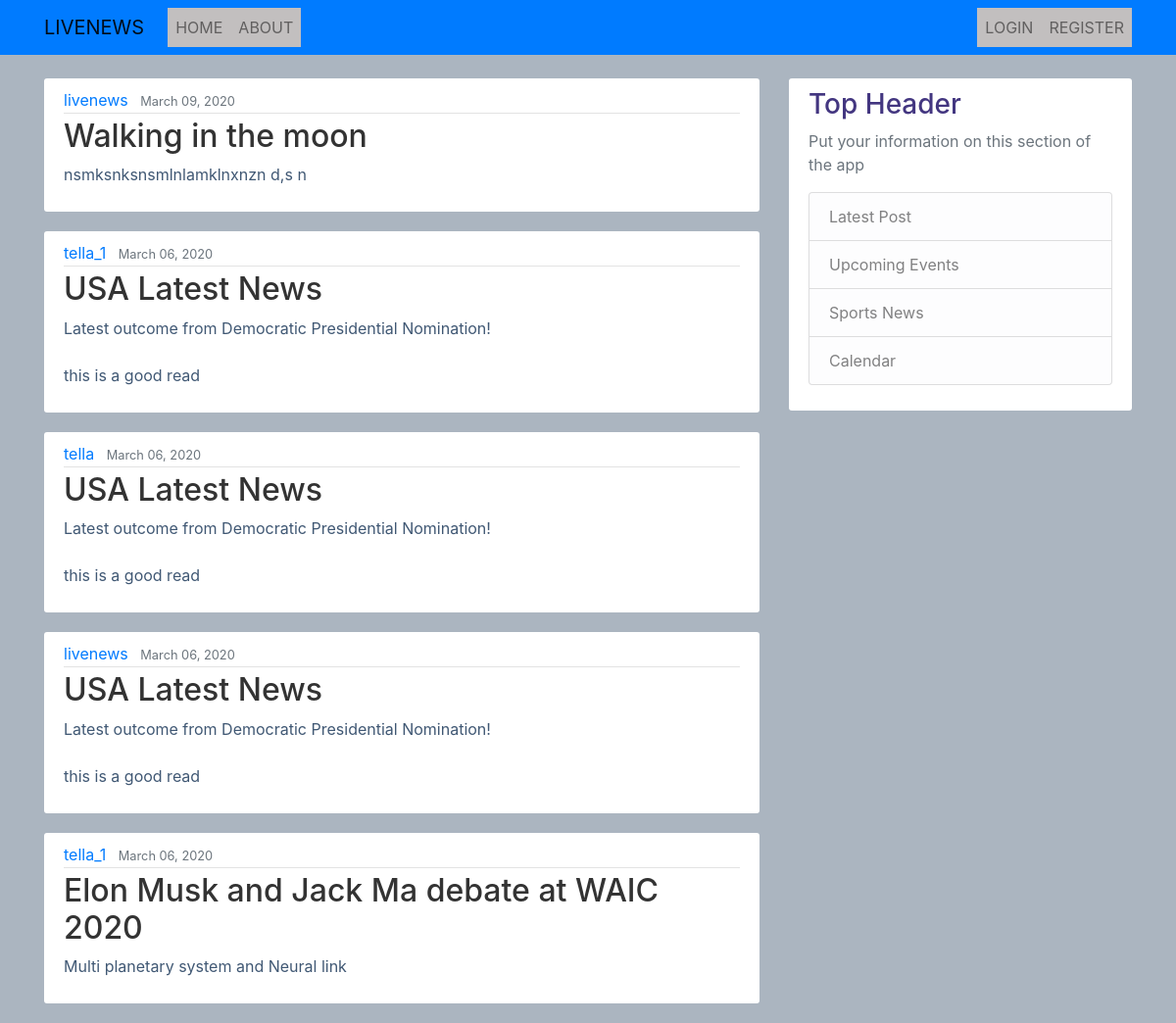
The page / on the database its author committed.
### livenews/models.py (models this page shows, shortened)
class Post(models.Model):
    title = models.CharField(max_length=100)
    content = models.TextField()
    date_posted = models.DateTimeField(default=timezone.now)
    author = models.ForeignKey(User, on_delete=models.CASCADE)

### livenews/views.py (the view)
# urls.py: path('', NewsListView.as_view(), name='news-home'),
class NewsListView(ListView):
    model = Post
    template_name = 'livenews/home.html' #<app name>--<model name>---<viewtype>.html
    context_object_name = 'posts'
    ordering = ['-date_posted']
    paginate_by = 5

### livenews/templates/livenews/home.html (shortened to what this page needs)
{% extends "livenews/base.html" %}
    {% block content %}
    {% for post in posts %}
    <article class="media content-section">
        <div class="media-body">
            <div class="article-metadata">
                <a class="mr-2" href="#">{{post.author}}</a>
                <small class="text-muted">{{post.date_posted | date:"F d, Y"}}</small>
            </div>
            <h2><a class="article-title" href="#">{{post.title}}</a></h2>
            <p class="article-content">{{post.content }}</p>
        </div>
    </article>
    {% endfor%}
    {% endblock %}

### livenews/static/livenews/index.css (style rules this page uses)
body { background-color: #abb5c0; color: #405874; margin-top: 5rem; }
h1, h2, h3, h4, h5 { color: #dfdff3; }
.content-section { background: #ffffff; padding: 10px 20px; border: ipx solid #333333; border-radius: 3px; margin-bottom: 20px; }
.article-title { color: #333333; }
.article-content { white-space: pre-line; }
.article-metadata { padding-bottom: 1px; margin-bottom: 4px; border-bottom: 1px solid #e3e3e3 }

### rows shown on the page
Post: author "livenews", date_posted "March 09, 2020", title "Walking in the moon", content "nsmksnksnsmlnlamklnxnzn d,s n"
Post: author "tella_1", date_posted "March 06, 2020", title "USA Latest News", content "Latest outcome from Democratic Presidential Nomination! this is a good read"
Post: author "tella", date_posted "March 06, 2020", title "USA Latest News", content "Latest outcome from Democratic Presidential Nomination! this is a good read"
Post: author "livenews", date_posted "March 06, 2020", title "USA Latest News", content "Latest outcome from Democratic Presidential Nomination! this is a good read"
Post: author "tella_1", date_posted "March 06, 2020", title "Elon Musk and Jack Ma debate at WAIC 2020", content "Multi planetary system and Neural link"
